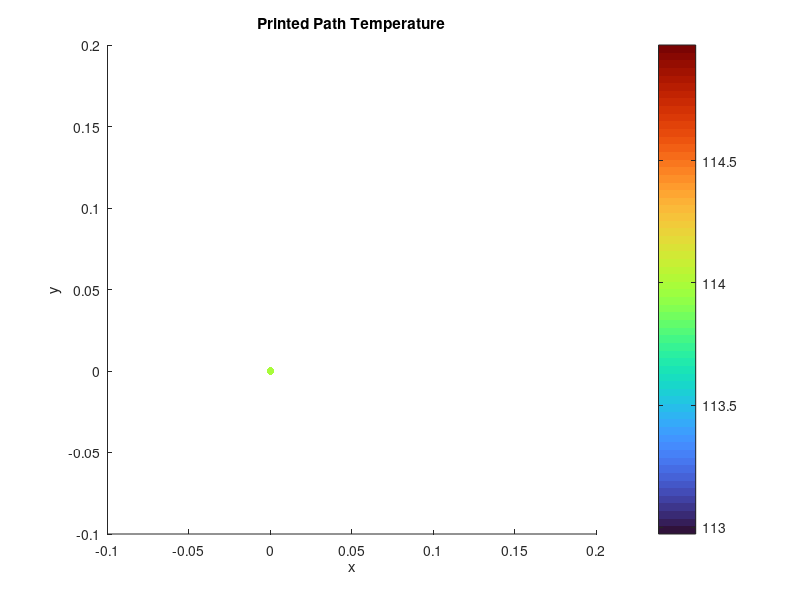

Write the MATLAB code that produced this figure. (Note: this script raises an error after producing the figure.)
clear all;
clc;
close all;

% Path definition -- Square
L = 0.1;
points = 800;
T = 4;
dt = T/points;

origin_shift_x = L/2;
origin_shift_y = L/2;
x_base = origin_shift_x + linspace(-L/2, L/2, points/4);
y_base = origin_shift_y + -L/2 * ones(1, points/4);
x_right = origin_shift_x + L/2 * ones(1, points/4);
y_right = origin_shift_y + linspace(-L/2, L/2, points/4);
x_top = origin_shift_x + linspace(L/2, -L/2, points/4);
y_top = origin_shift_y + L/2 * ones(1, points/4);
x_left = origin_shift_x + -L/2 * ones(1, points/4);
y_left = origin_shift_y + linspace(L/2, -L/2, points/4);
x_path = [x_base, x_right, x_top, x_left];
y_path = [y_base, y_right, y_top, y_left];

% path discretization and cells dimensioning
n_cells = points-1;
cell_length = L/(points/4);
cell_height = 0.001;
cell_depth = 0.001;
cell_base = cell_length*cell_depth;
cell_top = cell_base;
cell_side = cell_length*cell_height;
cell_inner = cell_depth*cell_height;
cell_areas = [cell_base, cell_top, cell_side, cell_side];
cell_volume = cell_base * cell_height;

% Temperatures and constants:
unit_cap = 1.5e6;              % unit capacitance constant for filament
unit_diff_filament = 0.2;    % unit diffusion constant for filament
impedance_resistance_bed = 0.1;  % temperature impedance resistance between filament and bed
impedance_resistance_air = 0.1;  % temperature impedance resistance between filament and bed
rho_bed = 100;
rho_air = 20;
bed_temperature = 80;        % assumed constant
nozzle_temperature = 120;
nozzle_eff = 0.95;
ext_temp = 35;     % assumed constant
beta_diff_ext = unit_diff_filament * cell_areas;
beta_diff_int = cell_length / (unit_diff_filament * cell_inner);
R_bed = 1 / (rho_bed * cell_base);
R_air_top = 1 / (rho_air * cell_top);
R_air_side = 1 / (rho_air * cell_side);
R_ext = [R_bed, R_air_top, R_air_side, R_air_side];

% Computing the temperature over filament deposition
cells_temperature = [];             % Empty initial temperature domain
printed_path_x = [];                  % Empty initial printed path
printed_path_y = [];

for i = 1:points
    printed_path_x = [printed_path_x, x_path(i)];
    printed_path_y = [printed_path_y, y_path(i)];
    cells_temperature = [cells_temperature, nozzle_eff*nozzle_temperature];
    temp_mid = cells_temperature;
    for k = 1:length(temp_mid)
        % bed to filament transfer
        temperatureDifference = bed_temperature - temp_mid(k);
        bed_heatTransfer = temperatureDifference / R_ext(1);
        % filament to air transfer
        air_heatTransfer = 0;
        for s = 2:4
            temperatureDifference = ext_temp - temp_mid(k);
            air_heatTransfer = air_heatTransfer + temperatureDifference / R_ext(s);
        end
        
        % Neighbour cells diffusion heat transfer
        neigh_heatTransfer = 0;
        if k > 1
            neigh_heatTransfer = neigh_heatTransfer + ...
                (temp_mid(k-1) - temp_mid(k)) / beta_diff_int;
        end
        if k < length(temp_mid)
            neigh_heatTransfer = neigh_heatTransfer + ...
            (temp_mid(k+1) - temp_mid(k)) / beta_diff_int;
        end
        % Tottal heat exchange and temperature
        tot_heatTransfer = bed_heatTransfer + air_heatTransfer + neigh_heatTransfer;
        cells_temperature(k) = temp_mid(k) + (dt / (unit_cap * cell_volume)) * tot_heatTransfer;
    end



    %figure animation
    figure(1);
    clf;
    if length(printed_path_x) > 1
    surface([printed_path_x; printed_path_x], ...
            [printed_path_y; printed_path_y], ...
            zeros(2, numel(printed_path_x)), ...
            [cells_temperature; cells_temperature], ...
            'FaceColor', 'none', ...
            'EdgeColor', 'interp', ...
            'LineWidth', 2);
    else
    scatter(printed_path_x, printed_path_y, 30, cells_temperature, 'filled');
    end
    axis equal;
    xlim([min(x_path)-0.1, max(x_path)+0.1]);
    ylim([min(y_path)-0.1, max(y_path)+0.1]);
    xlabel('x');
    ylabel('y');
    title('Printed Path Temperature');
    colorbar;
    colormap turbo;
    clim([ext_temp nozzle_temperature]);
    drawnow;
end
